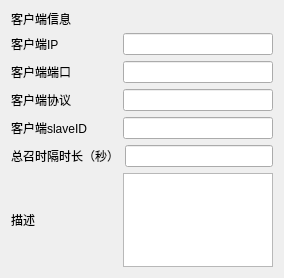
<?xml version="1.0" encoding="UTF-8"?>
<ui version="4.0">
 <class>Client_Info_Form</class>
 <widget class="QDialog" name="Client_Info_Form">
  <property name="geometry">
   <rect>
    <x>0</x>
    <y>0</y>
    <width>284</width>
    <height>278</height>
   </rect>
  </property>
  <property name="maximumSize">
   <size>
    <width>16777215</width>
    <height>300</height>
   </size>
  </property>
  <property name="windowTitle">
   <string>Dialog</string>
  </property>
  <layout class="QGridLayout" name="gridLayout">
   <item row="0" column="0">
    <layout class="QVBoxLayout" name="verticalLayout">
     <item>
      <widget class="QLabel" name="lab_Client_Property">
       <property name="maximumSize">
        <size>
         <width>16777215</width>
         <height>16</height>
        </size>
       </property>
       <property name="text">
        <string>客户端信息</string>
       </property>
      </widget>
     </item>
     <item>
      <layout class="QHBoxLayout" name="horizontalLayout_3">
       <item>
        <widget class="QLabel" name="client_ip">
         <property name="text">
          <string>客户端IP</string>
         </property>
        </widget>
       </item>
       <item>
        <widget class="QLineEdit" name="lineEdit_client_ip">
         <property name="maximumSize">
          <size>
           <width>150</width>
           <height>16777215</height>
          </size>
         </property>
        </widget>
       </item>
      </layout>
     </item>
     <item>
      <layout class="QHBoxLayout" name="horizontalLayout_4">
       <item>
        <widget class="QLabel" name="client_port">
         <property name="text">
          <string>客户端端口</string>
         </property>
        </widget>
       </item>
       <item>
        <widget class="QLineEdit" name="lineEdit_client_port">
         <property name="maximumSize">
          <size>
           <width>150</width>
           <height>16777215</height>
          </size>
         </property>
        </widget>
       </item>
      </layout>
     </item>
     <item>
      <layout class="QHBoxLayout" name="horizontalLayout_5">
       <item>
        <widget class="QLabel" name="client_pro">
         <property name="text">
          <string>客户端协议</string>
         </property>
        </widget>
       </item>
       <item>
        <widget class="QLineEdit" name="lineEdit_client_pro">
         <property name="maximumSize">
          <size>
           <width>150</width>
           <height>16777215</height>
          </size>
         </property>
        </widget>
       </item>
      </layout>
     </item>
     <item>
      <layout class="QHBoxLayout" name="horizontalLayout_6">
       <item>
        <widget class="QLabel" name="client_slaveID">
         <property name="text">
          <string>客户端slaveID</string>
         </property>
        </widget>
       </item>
       <item>
        <widget class="QLineEdit" name="lineEdit_client_slaveID">
         <property name="maximumSize">
          <size>
           <width>150</width>
           <height>16777215</height>
          </size>
         </property>
        </widget>
       </item>
      </layout>
     </item>
     <item>
      <layout class="QHBoxLayout" name="horizontalLayout_7">
       <item>
        <widget class="QLabel" name="client_gct">
         <property name="text">
          <string>总召时隔时长（秒）</string>
         </property>
        </widget>
       </item>
       <item>
        <widget class="QLineEdit" name="lineEdit_client_gct">
         <property name="maximumSize">
          <size>
           <width>150</width>
           <height>16777215</height>
          </size>
         </property>
        </widget>
       </item>
      </layout>
     </item>
     <item>
      <layout class="QHBoxLayout" name="horizontalLayout">
       <item>
        <widget class="QLabel" name="client_des">
         <property name="text">
          <string>描述</string>
         </property>
        </widget>
       </item>
       <item>
        <widget class="QTextEdit" name="textEdit_client_des">
         <property name="maximumSize">
          <size>
           <width>150</width>
           <height>16777215</height>
          </size>
         </property>
        </widget>
       </item>
      </layout>
     </item>
    </layout>
   </item>
  </layout>
 </widget>
 <resources/>
 <connections/>
</ui>
